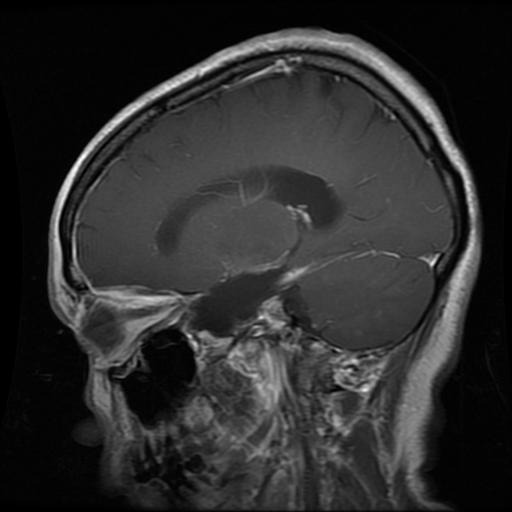
#> input picture Brain Tumor Classification Dataset (histograma)/Training/glioma_tumor/gg (102).jpg, 512 x 512 px, found by its file name; its folder holds only this picture in this run
$ jupyter execute --allow-errors Med_Imaging_CNN.ipynb
#> lines starting #> are read from the running program, lines starting #| are printed output that depends on the picture; after the words box and inside, x2 and y2 are one past the last pixel; in counts of white or black regions, pixels touching at a corner belong together
## Import Libs

[cell 1]
import os
import cv2
import glob
import random
import numpy as np

from PIL import Image
import skimage.measure
from skimage import data
import matplotlib.pyplot as plt
import matplotlib.image as mpimg
from skimage.morphology import disk
from skimage.util import img_as_ubyte

[cell 2]
import torch
import torch.nn as nn
import torch.nn.functional as F
import torch.optim as optim
from torch.utils.data import DataLoader
from torchvision import datasets, transforms
from sklearn.metrics import accuracy_score

## DATASET

[cell 3]
from google.colab import drive
drive.mount('/content/drive')

[cell 4]
main_dir = "/content/drive/MyDrive/TCC - Parte II/"
dataset_path = main_dir + "Brain Tumor Classification Dataset"

###Getting Info from dataset

[cell 5]
train_glioma = glob.glob(dataset_path + "/Training/glioma_tumor/*.jpg")
train_menignioma = glob.glob(dataset_path + '/Training/meningioma_tumor/*.jpg')
train_pituitary = glob.glob( dataset_path + '/Training/pituitary_tumor/*.jpg')
train_no = glob.glob(dataset_path + '/Training/no_tumor/*.jpg')

#Test
test_glioma = glob.glob( dataset_path + '/Testing/glioma_tumor/*.jpg')
test_menignioma = glob.glob(dataset_path +  '/Testing/meningioma_tumor/*.jpg')
test_pituitary = glob.glob(dataset_path + '/Testing/pituitary_tumor/*.jpg')
test_no = glob.glob(dataset_path + '/Testing/no_tumor/*.jpg')

[cell 6]
train_glioma_number = len(train_glioma)
train_menignioma_number = len(train_menignioma)
train_pituitary_number = len(train_pituitary)
train_no_number = len(train_no)

test_glioma_number = len(test_glioma)
test_menignioma_number = len(test_menignioma)
test_pituitary_number = len(test_pituitary)
test_no_number = len(test_no)

print("Number of train_glioma: ",train_glioma_number)
print("Number of train_menignioma: ",train_menignioma_number)
print("Number of train_pituitary: ",train_pituitary_number)
print("Number of train_no: ",train_no_number)
print("Number of test_glioma: ",test_glioma_number)
print("Number of test_menignioma: ",train_menignioma_number)
print("Number of test_pituitary: ",train_pituitary_number)
print("Number of test_no: ",train_no_number)

[cell 7]
full_glioma = train_glioma_number + test_glioma_number
full_no_tumor = train_no_number + test_no_number
full_menignioma = train_menignioma_number + test_menignioma_number
full_pituitary = train_pituitary_number + test_pituitary_number

plt.figure(figsize=(5,5))
colors = ['#8CAF99','#E198AB',"#89BEDB","#C6A7D2"]
labels = ['Glioma', 'Meningioma', 'Glândula Pituitária', 'Sem tumor']

plt.rcParams.update({'font.size': 8})
plt.pie([full_glioma,
         full_menignioma,full_pituitary,full_no_tumor],
        labels=labels,
        colors=colors, autopct='%.1f%%', explode=(0.025,0.025,0.025,0.025),
        startangle=30);
# plt.savefig("Distribuição do dataset.png", dpi=300)
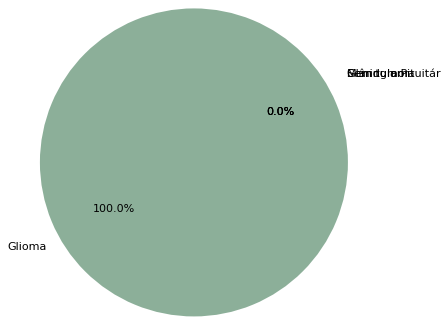
#> figure drawn by matplotlib, 1 panel

##Pre Processing

[cell 8]
import cv2
import os

def resize_images(dataset_path, output_path, target_size=(256, 256)):
    """
    Redimensiona todas as imagens em um dataset para o mesmo tamanho.

    Parâmetros:
    - dataset_path: Caminho para o diretório que contém as imagens do dataset.
    - output_path: Caminho para o diretório de saída onde as imagens redimensionadas serão salvas.
    - target_size: Tupla representando o tamanho desejado das imagens (largura, altura).

    Retorna:
    - None
    """
#> called with target_size = (256, 256)

    # Certifique-se de que o diretório de saída existe
    os.makedirs(output_path, exist_ok=True)

    # Lista todos os arquivos no diretório do dataset
    image_files = [f for f in os.listdir(dataset_path) if os.path.isfile(os.path.join(dataset_path, f))]

    for image_file in image_files:
      add_pixels = 0
      # Caminho completo da imagem original
      input_image_path = os.path.join(dataset_path, image_file)
      # Carregue a imagem
      img = cv2.imread(input_image_path)
#> img is the input picture: shape (512, 512, 3); min 0, max 255, mean 45
      img_gray = cv2.cvtColor(img, cv2.COLOR_BGR2GRAY)


      thresh = cv2.threshold(img_gray, 45, 255, cv2.THRESH_BINARY)[1]
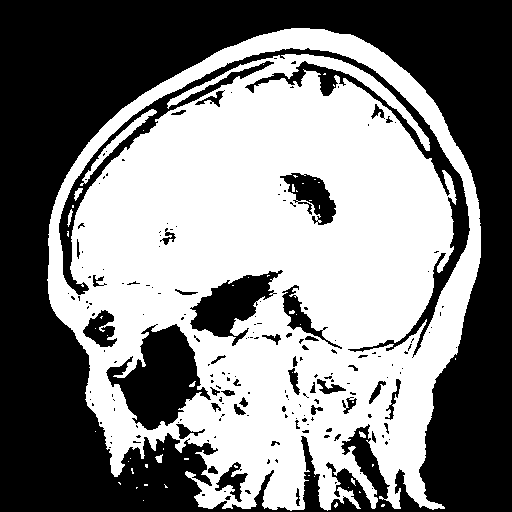
#> thresh: shape (512, 512); 50.5% white; 191 black regions (146 under 20 px)
      # find contours in thresholded image, then grab the largest one
      cnts, _ = cv2.findContours(thresh.copy(), cv2.RETR_EXTERNAL, cv2.CHAIN_APPROX_SIMPLE)
#> cnts = 24 contours, 21 with area under 20; largest, box (x1, y1, x2, y2) and area: (47, 28, 481, 511) 156062, (155, 454, 163, 463) 30, (359, 431, 366, 438) 20
      c = max(cnts, key=cv2.contourArea)
#> c = contour of 1375 points, box (x1, y1, x2, y2) (47, 28, 481, 511), area 156062
      # find the extreme points
      extLeft = tuple(c[c[:, :, 0].argmin()][0])
#> extLeft = (47, 279)
      extRight = tuple(c[c[:, :, 0].argmax()][0])
#> extRight = (480, 257)
      extTop = tuple(c[c[:, :, 1].argmin()][0])
#> extTop = (291, 28)
      extBot = tuple(c[c[:, :, 1].argmax()][0])
#> extBot = (290, 510)

      # create a new image by cropping the region defined by extreme points
      new_img = img[extTop[1] - add_pixels:extBot[1] + add_pixels, extLeft[0] - add_pixels:extRight[0] + add_pixels].copy()
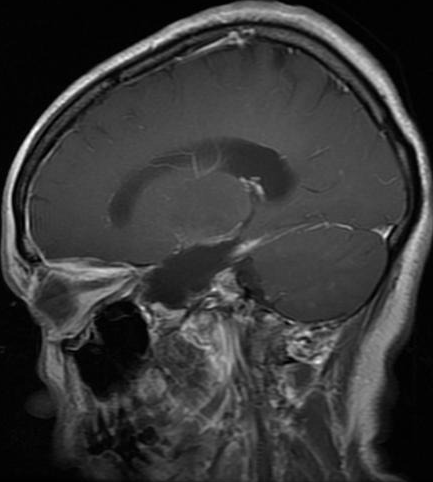
#> new_img: shape (482, 433, 3); min 0, max 255, mean 55.7


      #Carrega a imagem
      resized_img = cv2.resize(new_img, target_size)
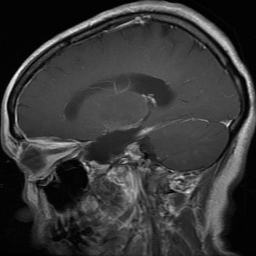
#> resized_img: shape (256, 256, 3); min 0, max 252, mean 55.6


      # Redimensione a imagem


      # Crie o caminho de saída e salve a imagem redimensionada
      output_image_path = os.path.join(output_path, image_file)
      cv2.imwrite(output_image_path, resized_img)


# Exemplo de uso
main_dir = "/content/drive/MyDrive/TCC - Parte II/"
dataset_path = main_dir + "Brain Tumor Classification Dataset"

[cell 9]
##Testing

glioma_dataset = dataset_path + "/Testing/glioma_tumor"
glioma_output = dataset_path + "/preprocessing" + "/Testing/glioma_tumor"

resize_images(glioma_dataset, glioma_output, target_size=(256, 256))

meningioma_dataset = dataset_path + "/Testing/meningioma_tumor"
meningioma_output = dataset_path + "/preprocessing" + "/Testing/meningioma_tumor"

#> (the rest of this cell did not finish here and is left out)

$ run again, on Brain Tumor Classification Dataset (histograma)/Training/glioma_tumor/gg (272).jpg
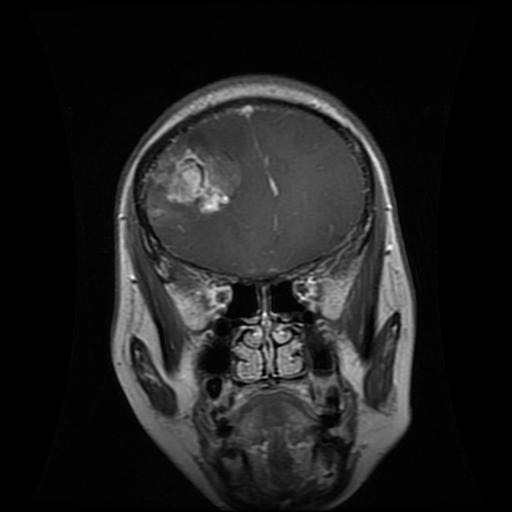
#> input picture Brain Tumor Classification Dataset (histograma)/Training/glioma_tumor/gg (272).jpg, 512 x 512 px, found by its file name
#> in resize_images, img is the input picture: shape (512, 512, 3); min 0, max 255, mean 31.4
#> in resize_images, `thresh = cv2.threshold(img_gray, 45, 255, cv2.THRESH_BINARY)[1]`:
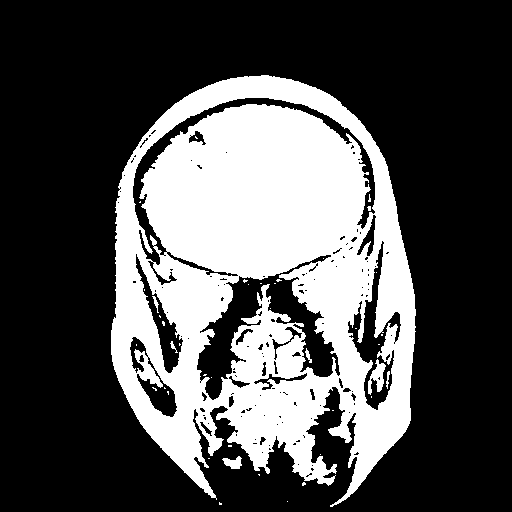
#> thresh: shape (512, 512); 31.5% white; 41 white regions (34 under 20 px)
#> cnts = 10 contours, 8 with area under 20; largest, box (x1, y1, x2, y2) and area: (111, 75, 416, 507) 97962, (222, 456, 242, 469) 134
#> c = contour of 1028 points, box (x1, y1, x2, y2) (111, 75, 416, 507), area 97962
#> extLeft = (111, 330)
#> extRight = (415, 331)
#> extTop = (261, 75)
#> extBot = (330, 506)
#> in resize_images, `resized_img = cv2.resize(new_img, target_size)`:
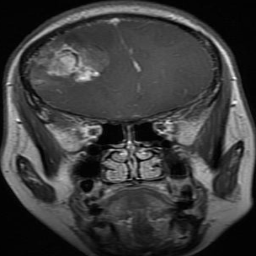
#> resized_img: shape (256, 256, 3); min 0, max 249, mean 61.1

$ run again, on Brain Tumor Classification Dataset (histograma)/Training/glioma_tumor/gg (356).jpg
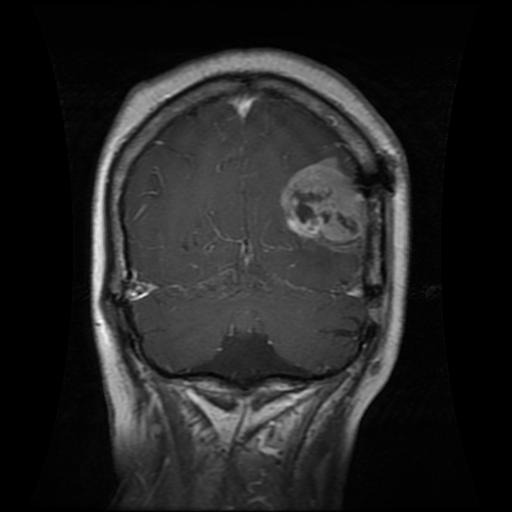
#> input picture Brain Tumor Classification Dataset (histograma)/Training/glioma_tumor/gg (356).jpg, 512 x 512 px, found by its file name
#> in resize_images, img is the input picture: shape (512, 512, 3); min 0, max 253, mean 35.4
#> in resize_images, `thresh = cv2.threshold(img_gray, 45, 255, cv2.THRESH_BINARY)[1]`:
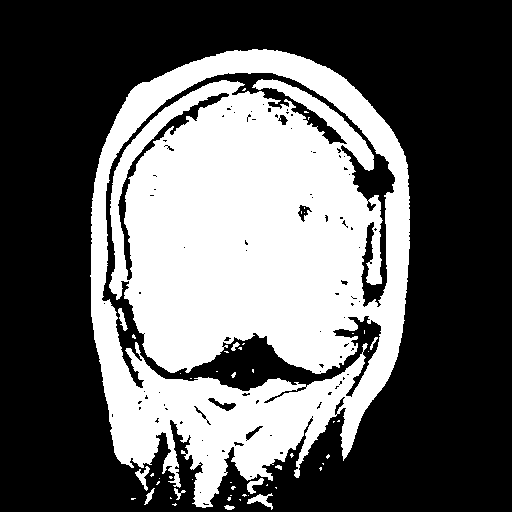
#> thresh: shape (512, 512); 38.1% white; 52 white regions (41 under 20 px)
#> cnts = 31 contours, 24 with area under 20; largest, box (x1, y1, x2, y2) and area: (90, 49, 410, 508) 113294, (247, 493, 273, 510) 131, (135, 466, 150, 491) 108, (247, 478, 264, 494) 94, (144, 488, 155, 505) 47, (174, 488, 186, 500) 31, (224, 505, 235, 510) 26
#> c = contour of 1075 points, box (x1, y1, x2, y2) (90, 49, 410, 508), area 113294
#> extLeft = (90, 275)
#> extRight = (409, 248)
#> extTop = (252, 49)
#> extBot = (202, 507)
#> in resize_images, `resized_img = cv2.resize(new_img, target_size)`:
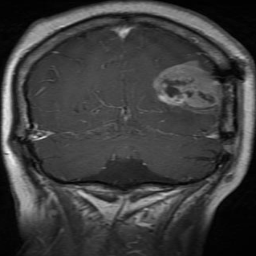
#> resized_img: shape (256, 256, 3); min 0, max 246, mean 62

$ run again, on Brain Tumor Classification Dataset (histograma)/Training/glioma_tumor/gg (378).jpg
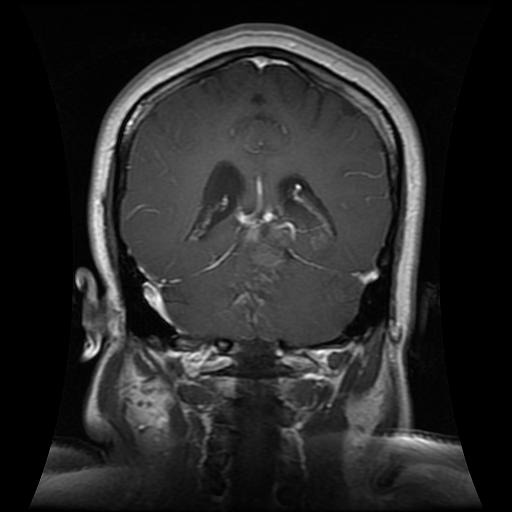
#> input picture Brain Tumor Classification Dataset (histograma)/Training/glioma_tumor/gg (378).jpg, 512 x 512 px, found by its file name
#> in resize_images, img is the input picture: shape (512, 512, 3); min 0, max 255, mean 40.3
#> in resize_images, `thresh = cv2.threshold(img_gray, 45, 255, cv2.THRESH_BINARY)[1]`:
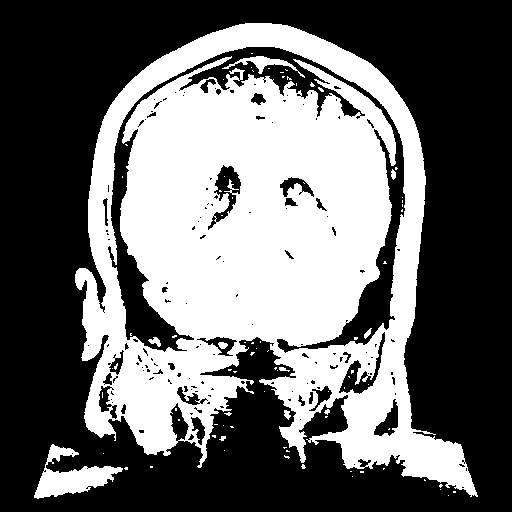
#> thresh: shape (512, 512); 41.2% white; 84 white regions (73 under 20 px)
#> cnts = 40 contours, 37 with area under 20; largest, box (x1, y1, x2, y2) and area: (75, 23, 478, 497) 122483, (34, 444, 123, 499) 1850, (284, 410, 291, 420) 32
#> c = contour of 1394 points, box (x1, y1, x2, y2) (75, 23, 478, 497), area 122483
#> extLeft = (75, 274)
#> extRight = (477, 496)
#> extTop = (245, 23)
#> extBot = (470, 496)
#> in resize_images, `resized_img = cv2.resize(new_img, target_size)`:
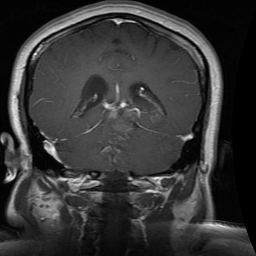
#> resized_img: shape (256, 256, 3); min 0, max 246, mean 54

$ run again, on Brain Tumor Classification Dataset (histograma)/Training/glioma_tumor/gg (111).jpg
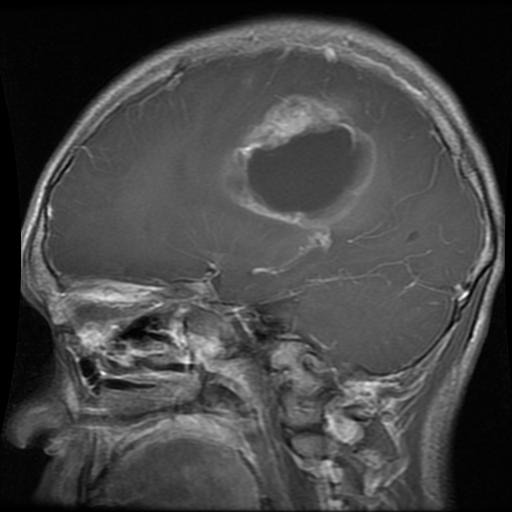
#> input picture Brain Tumor Classification Dataset (histograma)/Training/glioma_tumor/gg (111).jpg, 512 x 512 px, found by its file name
#> in resize_images, img is the input picture: shape (512, 512, 3); min 0, max 251, mean 68.8
#> thresh: shape (512, 512); 73.6% white; 147 black regions (114 under 20 px)
#> cnts = 4 contours, 2 with area under 20; largest, box (x1, y1, x2, y2) and area: (10, 17, 505, 511) 196234, (91, 489, 99, 497) 26
#> c = contour of 971 points, box (x1, y1, x2, y2) (10, 17, 505, 511), area 196234
#> extLeft = (10, 427)
#> extRight = (504, 265)
#> extTop = (281, 17)
#> extBot = (321, 510)
#> in resize_images, `new_img = img[extTop[1] - add_pixels:extBot[1] + add_pixels, extLeft[0..`:
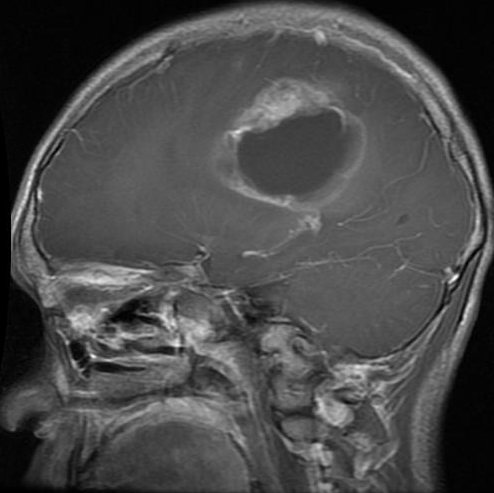
#> new_img: shape (493, 494, 3); min 0, max 251, mean 73.8
